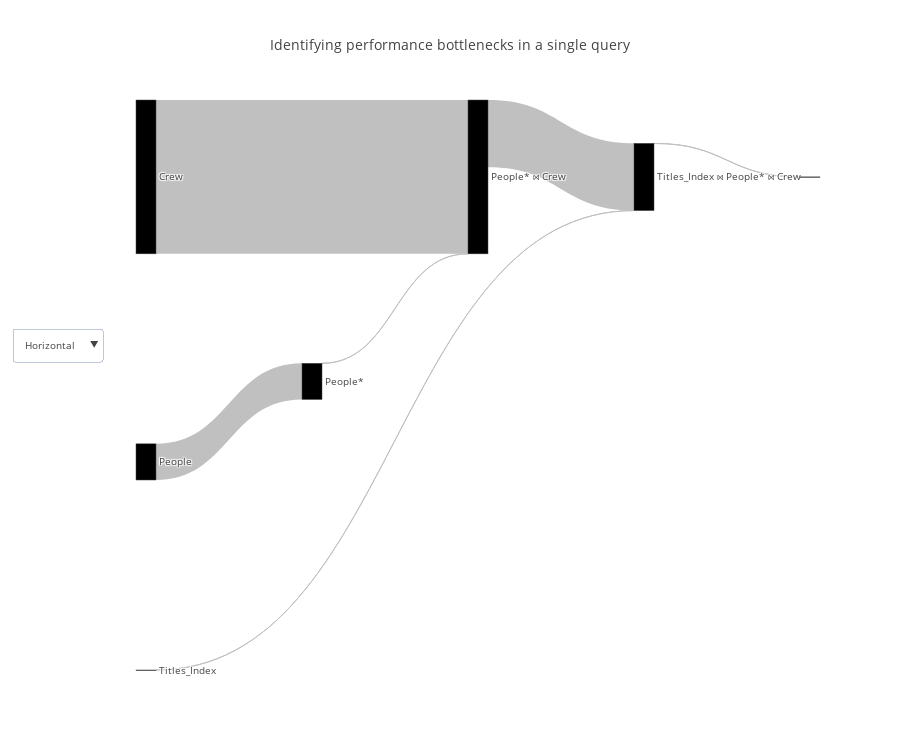

Notebook code cell kept with this figure:
### Code cell
query_renderer.vizualize(cardinality_df, title="Identifying performance bottlenecks in a single query", metrics=["actual_duration"], open_=False)

### Figure 1 — Plotly figure (JSON) as saved in the notebook; plotly's stock layout.template omitted (floating-point values rounded to 4 significant figures)
{"data": [{"link": {"color": ["silver", "silver", "silver", "silver", "silver", "silver"], "label": ["", "", "Filter condition: (people.name = ANY ('{\"Owen Wilson\",\"Adam Sandler\",\"Jason Segel\"}'::text[]))", "", "Hash Cond ('Inner', '(crew.person_id = people.person_id)')", ""], "source": [0, 1, 2, 3, 4, 5], "target": [5, 2, 4, 4, 5, 6], "value": [1, 8936, 1, 38009, 16612, 39]}, "node": {"color": [null, null, null, null, null, null], "label": ["Titles_Index", "People", "People*", "Crew", "People* ⋈ Crew", "Titles_Index ⋈ People* ⋈ Crew"], "pad": 200}, "orientation": "h", "type": "sankey", "valueformat": ",", "valuesuffix": [" Seconds", " Seconds", " Seconds", " Seconds", " Seconds", " Seconds"]}], "layout": {"font": {"size": 10}, "height": 750, "title": "Identifying performance bottlenecks in a single query", "updatemenus": [{"buttons": [{"args": ["orientation", "h"], "label": "Horizontal", "method": "restyle"}, {"args": ["orientation", "v"], "label": "Vertical", "method": "restyle"}], "y": 0.6}]}}
